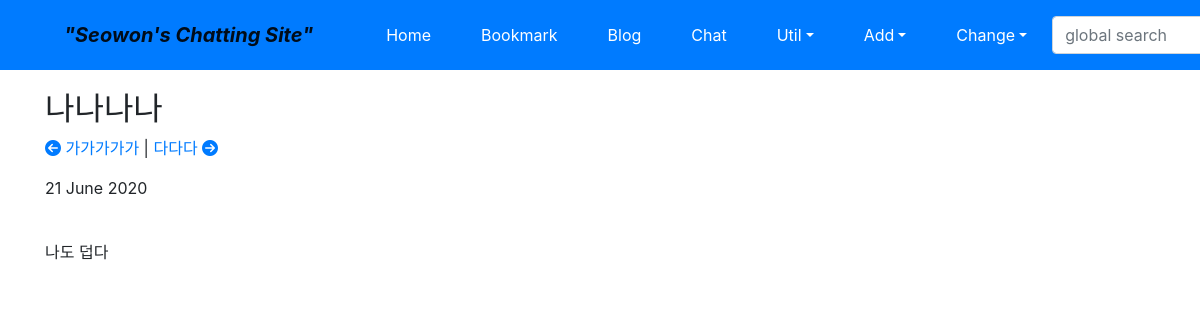
Page /blog/post/나나나나/ on the committed database.
### blog/models.py (models this page shows, shortened)
class Post(models.Model):
	title = models.CharField(verbose_name='TITLE', max_length=50)
	slug = models.SlugField('SLUG', unique=True, allow_unicode=True, help_text='one word for title alias.')
	description = models.CharField('DESCRIPTION', max_length=100, blank=True, help_text='simple description text.')
	content = models.TextField('CONTENT')
	create_dt = models.DateTimeField('CREATE DATE', auto_now_add=True)
	modify_dt = models.DateTimeField('MODIFY DATE', auto_now = True)
	owner = models.ForeignKey(User, on_delete=models.CASCADE, verbose_name='OWNER', blank=True, null=True)
	class Meta:
		verbose_name = 'post'
		verbose_name_plural = 'posts'
		db_table = 'blog_posts'
		ordering = ('-modify_dt',)
	def __str__(self):
		return self.title
	def get_absolute_url(self):
		return reverse('blog:post_detail', args=(self.slug,))
	def get_previous(self):
		return self.get_previous_by_modify_dt()
	def get_next(self):
		return self.get_next_by_modify_dt()

### blog/templates/blog/post_detail.html (shortened to what this page needs)
{% extends "base.html" %}
{% block content %}
<h2>{{ object.title }}</h2>
<p>
	{% if object.get_previous %}
	<a href = "{{ object.get_previous.get_absolute_url }}" title="View previous post">
		<i class="fas fa-arrow-circle-left"></i> {{ object.get_previous }}
	</a>
	{% endif %}
	{% if object.get_next %}
	| <a href = "{{ object.get_next.get_absolute_url }}" title = "View next post">
	{{ object.get_next }} <i class="fas fa-arrow-circle-right"></i>
	</a>
	{% endif %}
</p>
<p> {{ object.modify_dt|date:"j F Y"}}</p>
<br>
<div>
	{{ object.content|linebreaks}}
</div>
{% endblock %}

### rows in the picture
Post: title "나나나나", get_previous "가가가가가", get_next "다다다", modify_dt "21 June 2020", content "나도 덥다"
